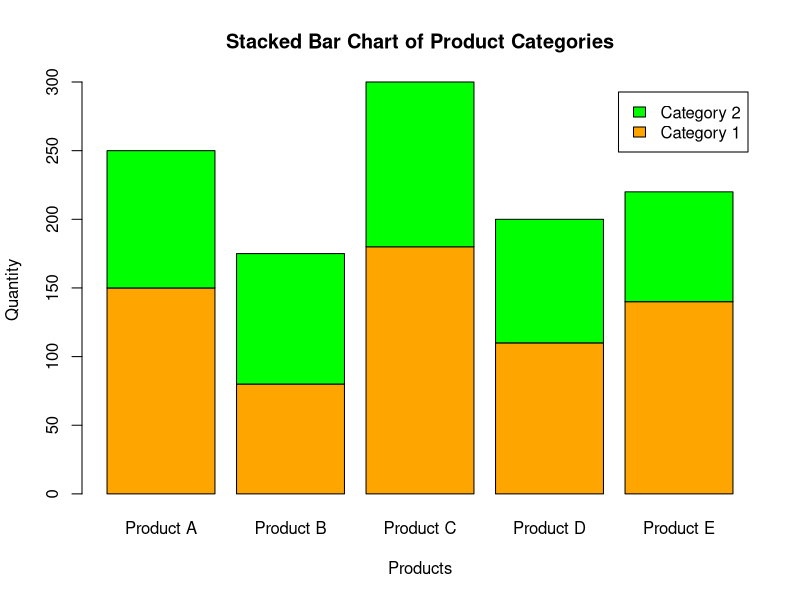

The R source for this figure:
# Quantity in two categories (Sample Data)
inventory <- matrix(c(
  150,100,
  80,95,
  180,120,
  110,90,
  140,80
), nrow=2)

colnames(inventory) <- c("Product A","Product B","Product C","Product D","Product E")
rownames(inventory) <- c("Category 1","Category 2")

# Stacked Bar Chart
barplot(inventory,
        main="Stacked Bar Chart of Product Categories",
        xlab="Products",
        ylab="Quantity",
        col=c("orange","green"),
        legend=rownames(inventory))
